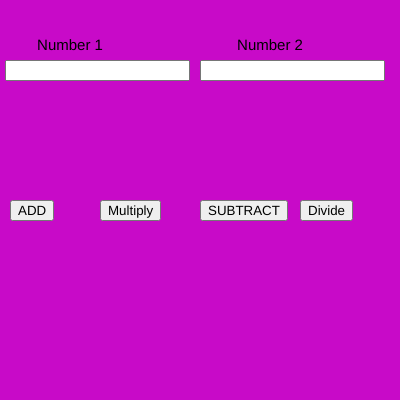
Frame 1 (no input)
Frame 60 (no input): identical to frame 1, image omitted
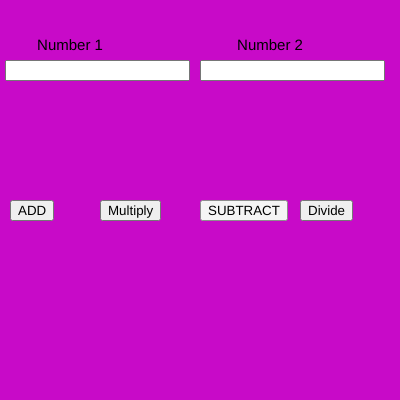
Frame 120 (the mouse pressed at the canvas centre since frame 60)

The p5.js sketch that drew these frames (run headless with seeded random() and noise() and a simulated clock; from frame 60 on, the mouse is pressed at the canvas centre):

// p5.js sketch
// ── sketch.js
var n1,n2;
var b1,b2,b3,b4;

function setup() {
  
  createCanvas(400, 400);
  
  num1 = createInput();
  num1.position(5, 60);
  
  num2 = createInput();
  num2.position(200, 60);
  
  b1 = createButton("ADD");
  b1.position(10, 200);
  b1.mousePressed(add);
  
  b2 = createButton("Multiply");
  b2.position(100, 200);
  b2.mousePressed(mul);

  b3 = createButton("SUBTRACT");
  b3.position(200, 200);
  b3.mousePressed(sub);

  b4 = createButton("Divide");
  b4.position(300, 200);
  b4.mousePressed(div);
  
  
  textAlign(CENTER);
  textSize(15);
}

function draw() {
  background(200,10,200)
  text("Number 1",70,50)
  text("Number 2",270,50)
  
n1=parseInt(num1.value());
n2=parseInt(num2.value());

}

function add(){
  console.log(n1+n2);
}
function sub(){
  console.log(n1-n2);
}
function mul(){
  console.log(n1*n2);
}
function div(){
  console.log(n1/n2);
}
